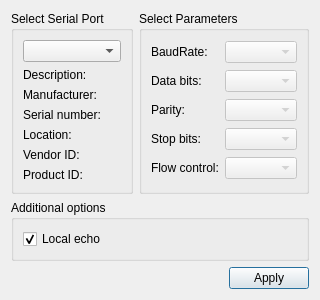
<?xml version="1.0" encoding="UTF-8"?>
<ui version="4.0">
 <class>settingsComPort</class>
 <widget class="QDialog" name="settingsComPort">
  <property name="geometry">
   <rect>
    <x>0</x>
    <y>0</y>
    <width>281</width>
    <height>272</height>
   </rect>
  </property>
  <property name="windowTitle">
   <string>Settings</string>
  </property>
  <layout class="QGridLayout" name="gridLayout_3">
   <item row="0" column="1">
    <widget class="QGroupBox" name="parametersBox">
     <property name="title">
      <string>Select Parameters</string>
     </property>
     <layout class="QGridLayout" name="gridLayout_2">
      <item row="0" column="0">
       <widget class="QLabel" name="baudRateLabel">
        <property name="text">
         <string>BaudRate:</string>
        </property>
       </widget>
      </item>
      <item row="0" column="1">
       <widget class="QComboBox" name="baudRateBox">
        <property name="enabled">
         <bool>false</bool>
        </property>
       </widget>
      </item>
      <item row="1" column="0">
       <widget class="QLabel" name="dataBitsLabel">
        <property name="text">
         <string>Data bits:</string>
        </property>
       </widget>
      </item>
      <item row="1" column="1">
       <widget class="QComboBox" name="dataBitsBox">
        <property name="enabled">
         <bool>false</bool>
        </property>
       </widget>
      </item>
      <item row="2" column="0">
       <widget class="QLabel" name="parityLabel">
        <property name="text">
         <string>Parity:</string>
        </property>
       </widget>
      </item>
      <item row="2" column="1">
       <widget class="QComboBox" name="parityBox">
        <property name="enabled">
         <bool>false</bool>
        </property>
       </widget>
      </item>
      <item row="3" column="0">
       <widget class="QLabel" name="stopBitsLabel">
        <property name="text">
         <string>Stop bits:</string>
        </property>
       </widget>
      </item>
      <item row="3" column="1">
       <widget class="QComboBox" name="stopBitsBox">
        <property name="enabled">
         <bool>false</bool>
        </property>
       </widget>
      </item>
      <item row="4" column="0">
       <widget class="QLabel" name="flowControlLabel">
        <property name="text">
         <string>Flow control:</string>
        </property>
       </widget>
      </item>
      <item row="4" column="1">
       <widget class="QComboBox" name="flowControlBox">
        <property name="enabled">
         <bool>false</bool>
        </property>
       </widget>
      </item>
     </layout>
    </widget>
   </item>
   <item row="0" column="0">
    <widget class="QGroupBox" name="selectBox">
     <property name="title">
      <string>Select Serial Port</string>
     </property>
     <layout class="QGridLayout" name="gridLayout">
      <item row="0" column="0">
       <widget class="QComboBox" name="serialPortInfoListBox"/>
      </item>
      <item row="1" column="0">
       <widget class="QLabel" name="descriptionLabel">
        <property name="text">
         <string>Description:</string>
        </property>
       </widget>
      </item>
      <item row="2" column="0">
       <widget class="QLabel" name="manufacturerLabel">
        <property name="text">
         <string>Manufacturer:</string>
        </property>
       </widget>
      </item>
      <item row="3" column="0">
       <widget class="QLabel" name="serialNumberLabel">
        <property name="text">
         <string>Serial number:</string>
        </property>
       </widget>
      </item>
      <item row="4" column="0">
       <widget class="QLabel" name="locationLabel">
        <property name="text">
         <string>Location:</string>
        </property>
       </widget>
      </item>
      <item row="5" column="0">
       <widget class="QLabel" name="vidLabel">
        <property name="text">
         <string>Vendor ID:</string>
        </property>
       </widget>
      </item>
      <item row="6" column="0">
       <widget class="QLabel" name="pidLabel">
        <property name="text">
         <string>Product ID:</string>
        </property>
       </widget>
      </item>
     </layout>
    </widget>
   </item>
   <item row="2" column="0" colspan="2">
    <layout class="QHBoxLayout" name="horizontalLayout">
     <item>
      <spacer name="horizontalSpacer">
       <property name="orientation">
        <enum>Qt::Horizontal</enum>
       </property>
       <property name="sizeHint" stdset="0">
        <size>
         <width>96</width>
         <height>20</height>
        </size>
       </property>
      </spacer>
     </item>
     <item>
      <widget class="QPushButton" name="applyButton">
       <property name="text">
        <string>Apply</string>
       </property>
      </widget>
     </item>
    </layout>
   </item>
   <item row="1" column="0" colspan="2">
    <widget class="QGroupBox" name="additionalOptionsGroupBox">
     <property name="title">
      <string>Additional options</string>
     </property>
     <layout class="QVBoxLayout" name="verticalLayout">
      <item>
       <widget class="QCheckBox" name="localEchoCheckBox">
        <property name="text">
         <string>Local echo</string>
        </property>
        <property name="checked">
         <bool>true</bool>
        </property>
       </widget>
      </item>
     </layout>
    </widget>
   </item>
  </layout>
 </widget>
 <resources/>
 <connections/>
</ui>
